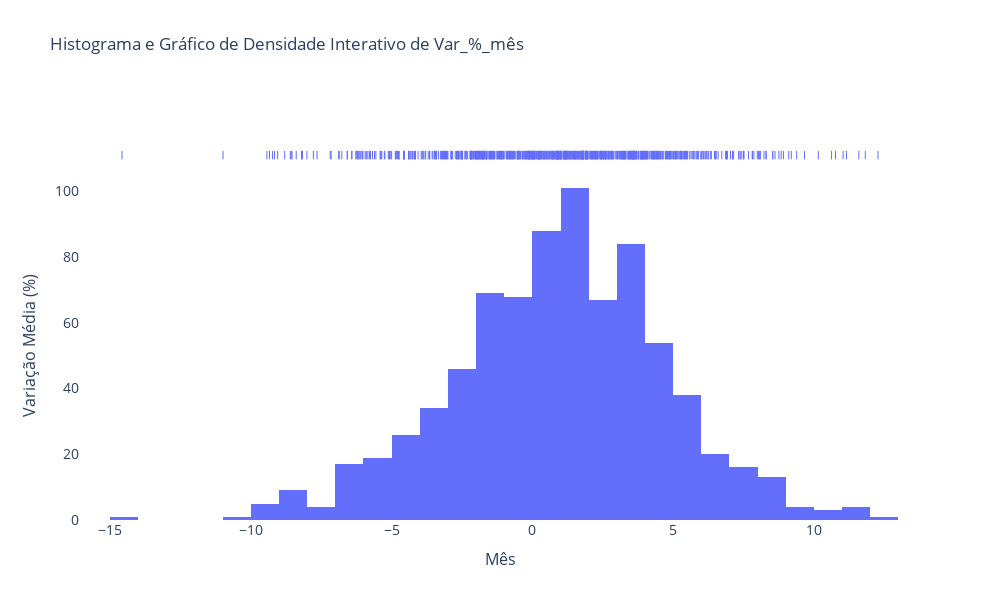

Write notebook code for a chart like this one.
### Code cell
# Criando um histograma com um gráfico de densidade
fig = px.histogram(sp500_sem_crises2, x='Var_%_mês', nbins=30,
                   marginal='rug',  # Adiciona um gráfico de densidade
                   title='Histograma e Gráfico de Densidade Interativo de Var_%_mês')

# Atualizando o layout
fig.update_layout(
    plot_bgcolor='white',
    paper_bgcolor='white',
    font=dict(
        size=12,
    ),
    xaxis=dict(
        title='Mês',
        titlefont_size=16,
        tickfont_size=14,
    ),
    yaxis=dict(
        title='Variação Média (%)',
        titlefont_size=16,
        tickfont_size=14,
    ),
)

# Ajustando o tamanho do gráfico
fig.update_layout(width=1000, height=600)

fig.show()

### Figure 1 — Plotly figure (JSON) as saved in the notebook; plotly's stock layout.template omitted (floating-point values rounded to 4 significant figures; data arrays with more than 128 entries replaced by an {"elided": "..."} marker saying what was removed)
{"data": [{"alignmentgroup": "True", "bingroup": "x", "hovertemplate": "Var_%_mês=%{x}<br>count=%{y}<extra></extra>", "legendgroup": "", "marker": {"color": "#636efa", "pattern": {"shape": ""}}, "name": "", "nbinsx": 30, "offsetgroup": "", "orientation": "v", "showlegend": false, "type": "histogram", "x": {"elided": "792 float values"}, "xaxis": "x", "yaxis": "y"}, {"alignmentgroup": "True", "boxpoints": "all", "fillcolor": "rgba(255,255,255,0)", "hoveron": "points", "hovertemplate": "Var_%_mês=%{x}<extra></extra>", "jitter": 0, "legendgroup": "", "line": {"color": "rgba(255,255,255,0)"}, "marker": {"color": "#636efa", "symbol": "line-ns-open"}, "name": "", "offsetgroup": "", "showlegend": false, "type": "box", "x": {"elided": "792 float values"}, "xaxis": "x2", "yaxis": "y2"}], "layout": {"barmode": "relative", "font": {"size": 12}, "height": 600, "legend": {"tracegroupgap": 0}, "paper_bgcolor": "white", "plot_bgcolor": "white", "title": {"text": "Histograma e Gráfico de Densidade Interativo de Var_%_mês"}, "width": 1000, "xaxis": {"anchor": "y", "autorange": true, "domain": [0, 1], "range": [-16.07, 13.77], "tickfont": {"size": 14}, "title": {"font": {"size": 16}, "text": "Mês"}, "type": "linear"}, "xaxis2": {"anchor": "y2", "autorange": true, "domain": [0, 1], "matches": "x", "range": [-16.07, 13.77], "showgrid": true, "showticklabels": false, "type": "linear"}, "yaxis": {"anchor": "x", "autorange": true, "domain": [0, 0.8316], "range": [0, 106.3], "tickfont": {"size": 14}, "title": {"font": {"size": 16}, "text": "Variação Média (%)"}}, "yaxis2": {"anchor": "x2", "autorange": true, "domain": [0.8416, 1], "matches": "y2", "range": [-0.5472, 0.5], "showgrid": false, "showline": false, "showticklabels": false, "ticks": "", "type": "category"}}}
